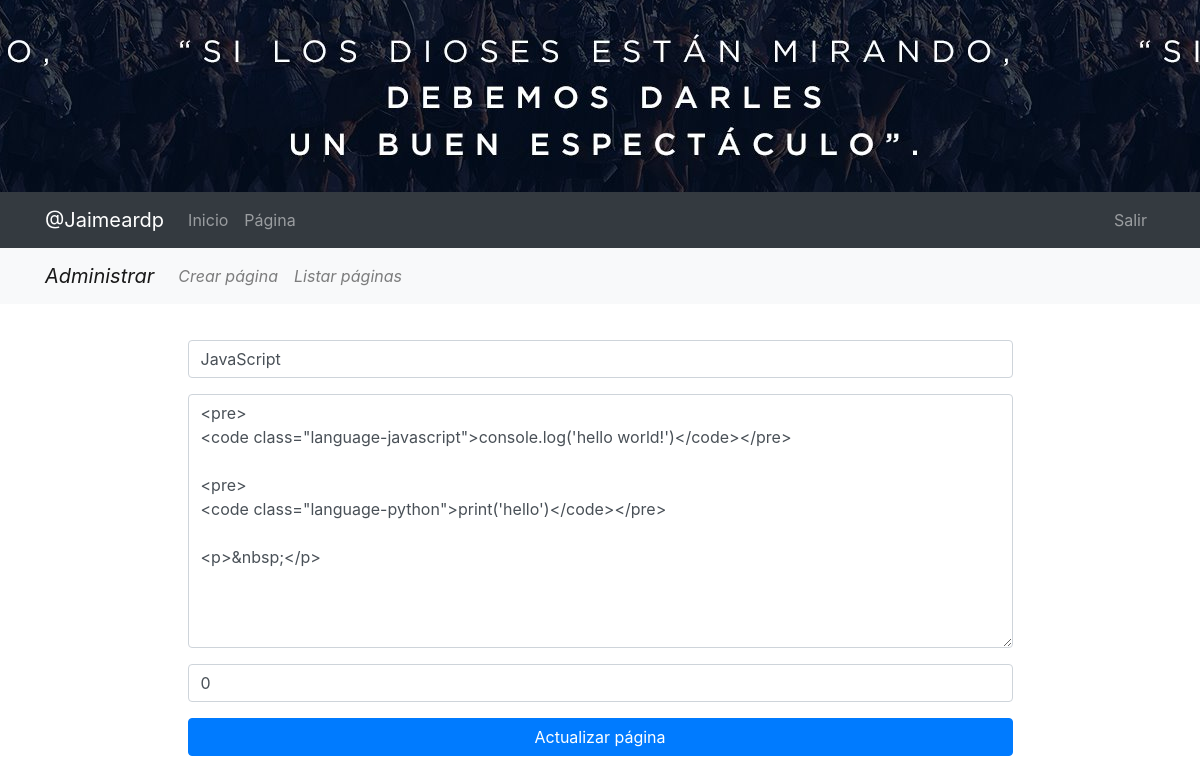
The page /pages/update/8/ (signed in) on the database as committed earlier.
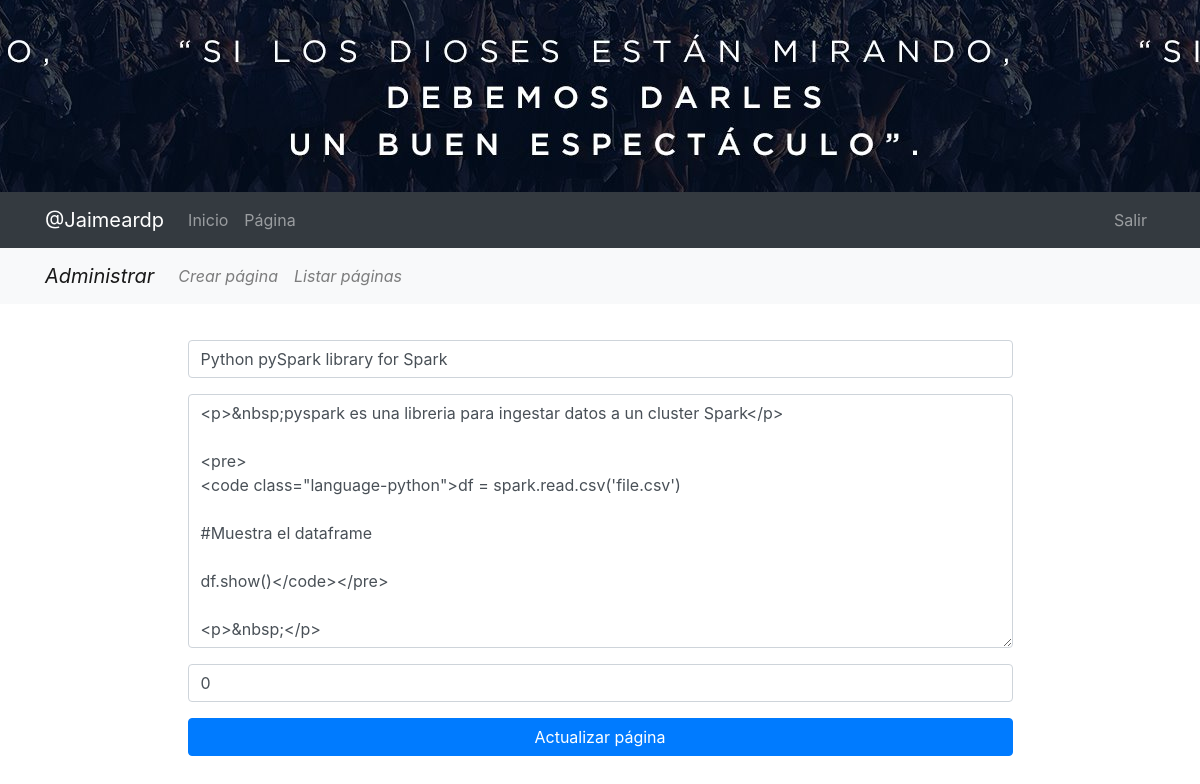
The same page on the database as committed later.
### pages/models.py (models this page shows, shortened)
class Page(models.Model):
    title = models.CharField(verbose_name="Título", max_length=200)
    content = RichTextField(verbose_name="Contenido")
    order = models.SmallIntegerField(verbose_name="Orden", default=0)
    created = models.DateTimeField(auto_now_add=True, verbose_name="Fecha de creación")
    updated = models.DateTimeField(auto_now=True, verbose_name="Fecha de edición")
    class Meta:
        verbose_name = "página"
        verbose_name_plural = "páginas"
        ordering = ['order', 'title']

### pages/views.py (the view, shortened to what this page needs)
# urls.py: path('update/<int:pk>/', PageUpdate.as_view(), name='update'),
@method_decorator(staff_member_required, name='dispatch')
class PageUpdate(UpdateView):
    model = Page
    form_class = PageForm
    template_name_suffix = '_update_form'

### pages/forms.py
class PageForm(forms.ModelForm):
    class Meta:
        model = Page
        fields = ['title', 'content', 'order']
        widgets = {
            'title': forms.TextInput(attrs={'class':'form-control', 'placeholder':'Título'}),
            'content': forms.Textarea(attrs={'class':'form-control'}),
            'order': forms.NumberInput(attrs={'class':'form-control', 'placeholder':'Orden  '}),
        }
        labels = {
            'title':'', 'order':'', 'content': ''
        }

### templates/pages/page_update_form.html (shortened to what this page needs)
{% extends 'core/base.html' %}
{% load static %}
{% block content %}
{% include 'pages/includes/pages_menu.html'%}
<main role="main">
  <div class="container">
    <div class="row mt-3 mb-5">
      <div class="col-md-9 mx-auto">
        <div>
          <form action="" method="post">{% csrf_token %}
            {{ form.as_p }}
          <div class="text-center">
            <input type="submit" class="btn btn-primary btn-block" value="Actualizar página" />
          </div>
        </form>
        </div>
      </div>
    </div>
  </div>
</main>
{% endblock %}

Rows that differ between the two databases and show on the page:
changed Page: title "JavaScript" → "Python pySpark library for Spark"; content "<pre> <code class=\"language-javascript\">console.log('hello world!')</code></pre> <pre> <code class=\"language-python\">print('hello')</code></pre> <p>&nbsp;</p>" → "<p>&nbsp;pyspark es una libreria para ingestar datos a un cluster Spark</p> <pre> <code class=\"language-python\">df = spark.read.csv('file.csv') #Muestra el dataframe df.show()</code></pre> <p>&nbsp;</p>"
